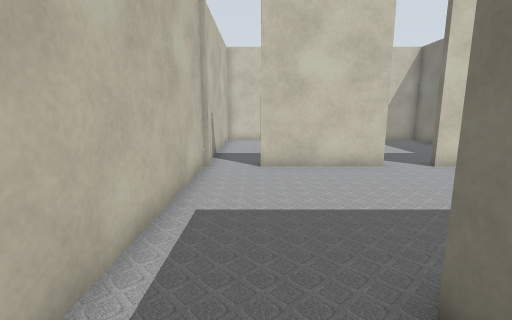
view 1 (above)

17 first-person views from a walk through a Gazebo world. The camera is 0.94 m above the floor, tilts 10° down and sees 85° across. The lines on the ground mark 1 m squares. The floor is counted in squares, 0.5 m on a side. Each view is taken from the middle of a square. On the plan, view 1 faces up. The plan holds only what a view shows up to about 16 squares ahead; the rest is blank. The place goes on beyond the plan.

view 2
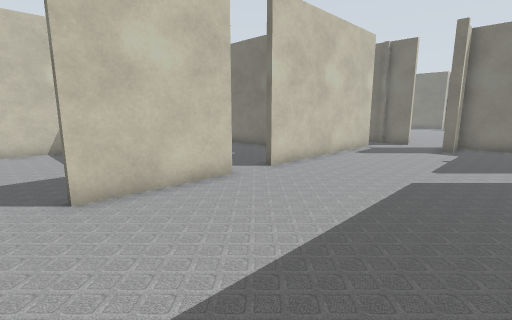

view 3
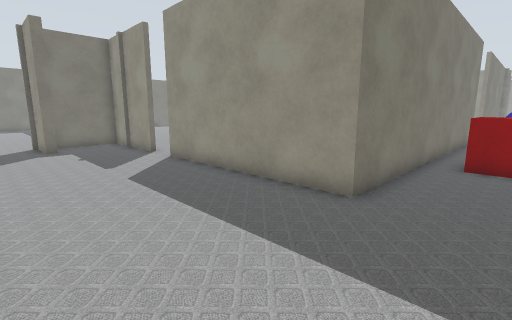

view 4
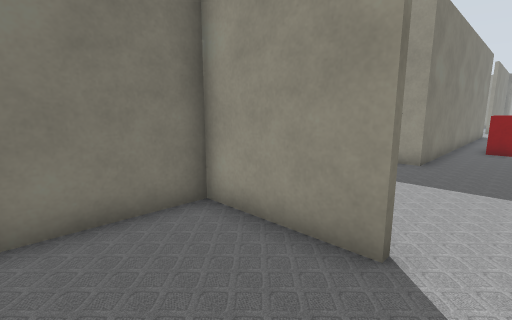

view 5
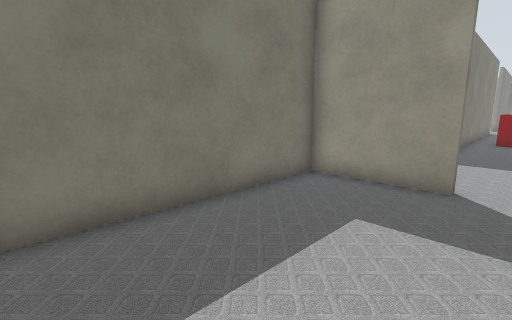

view 6
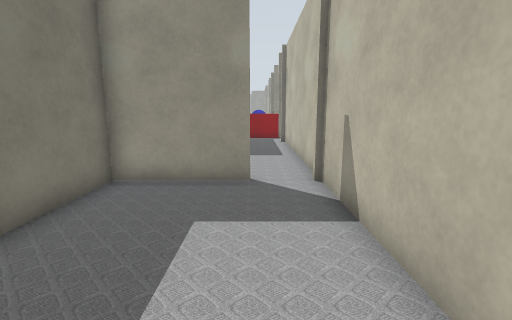

view 7
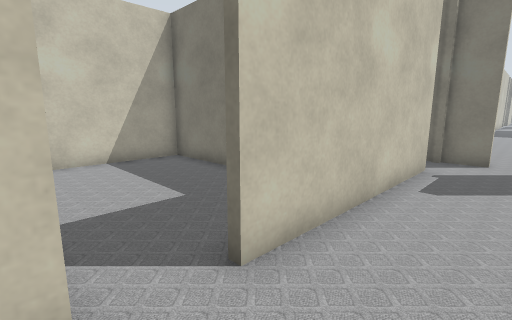

view 8
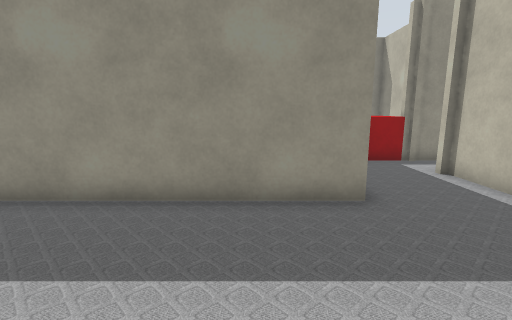

view 9
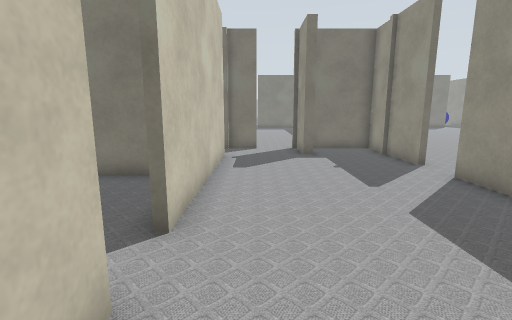

view 10
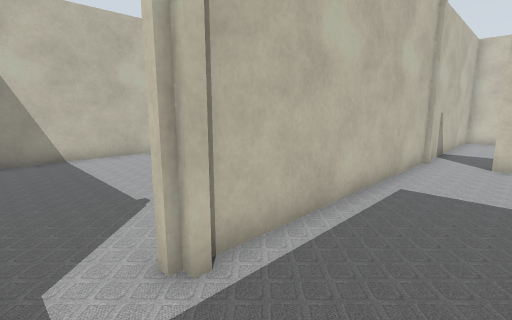

view 11
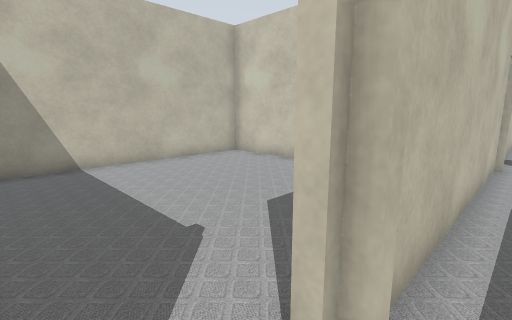

view 12
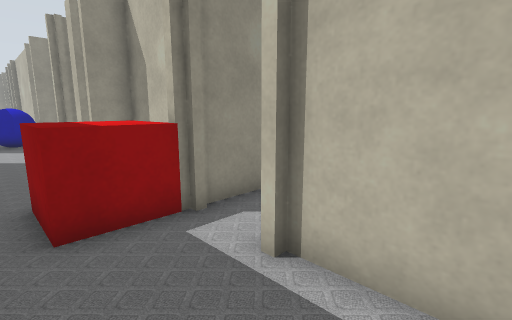

view 13
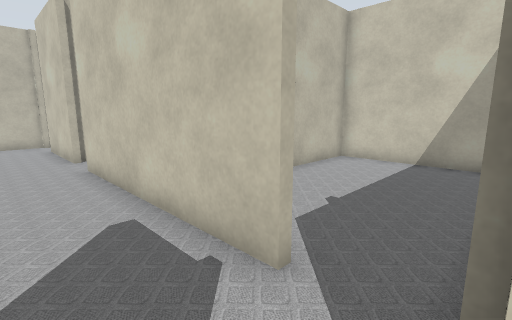

view 14
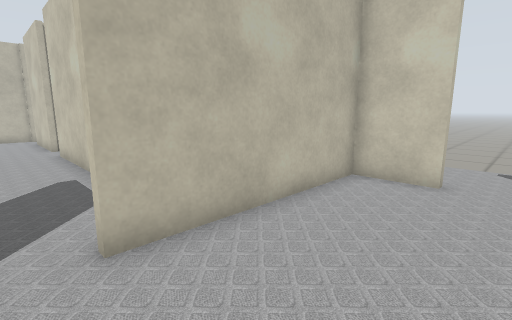

view 15
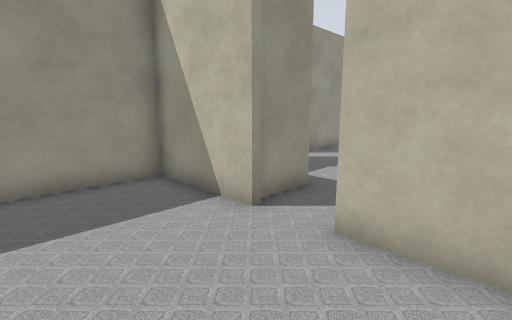

view 16
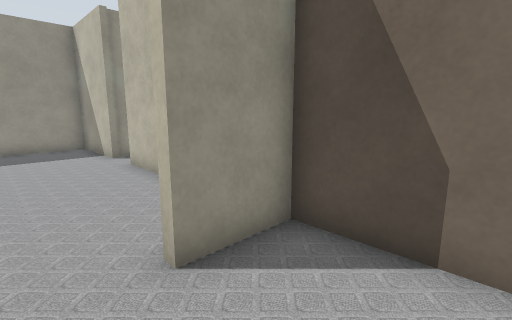

view 17
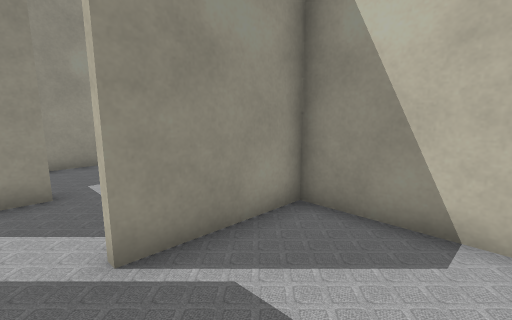

### Floor plan
Ten units are one square. View 1 is at (0, 0); x grows to the right and y downward. Boxes are objects, and circles mark ways between rooms. Rooms are numbered by the first view taken in them; rooms with no view inside come last. Other rooms are left out.
<svg viewBox="-33 -186 237 276">
<path fill="none" stroke="#000" d="M44 -94 1 -94M116 -23 141 -23M-18 -84 -18 2M140 -55 140 -59 161 -59M146 -23 160 -23M160 -22 160 -57 152 -57M141 -94 60 -94M-28 51 -28 76 -15 76M17 85 17 -23 99 -23M16 -178 -18 -178 -18 -95M1 -96 39 -96 39 -170M-18 -94 -18 -84M159 -62 163 -62 163 -22M160 -23 199 -23M185 -148 163 -148 163 -79M163 -181 163 -151 185 -151 185 -148M103 -130 103 -96 141 -96M150 -178 103 -178 103 -145M160 -79 160 -94M100 -111 100 -178 55 -178"/>
<rect x="-15" y="25" width="20" height="30" fill="#bbb"><title>other object</title></rect>
<circle cx="-10" cy="-95" r="3" fill="#2a7"/>
<circle cx="160" cy="-70" r="3" fill="#2a7"/>
<circle cx="150" cy="-95" r="3" fill="#2a7"/>
<circle cx="50" cy="-95" r="3" fill="#2a7"/>
<circle cx="195" cy="-150" r="3" fill="#2a7"/>
<text x="50" y="-30">1</text>
<text x="10" y="-140">2</text>
<text x="180" y="-80">3</text>
<text x="190" y="-170">4</text>
<text x="130" y="-140">5</text>
<text x="70" y="-140">6</text>
</svg>
Room 1 opens to room 2. Room 1 opens to room 3. Room 1 opens to room 5. Room 1 opens to room 6. Room 3 opens to room 4.

Where each view was taken, in squares from view 1:
view 1: 0 up, 0 right, facing up
view 2: 3 up, 1 left, facing up-right
view 3: 8 up, 1 left, facing down-right
view 4: 13 up, 1 left, facing down-right
view 5: 17 up, 1 left, facing down-right
view 6: 17 up, 0 right, facing down
view 7: 7 up, 4 right, facing up-right
view 8: 8 up, 4 right, facing down
view 9: 8 up, 2 right, facing right
view 10: 2 down, 1 right, facing up-left
view 11: 2 down, 1 left, facing up-left
view 12: 2 up, 1 right, facing down-left
view 13: 7 up, 16 right, facing up-left
view 14: 7 up, 20 right, facing up-left
view 15: 10 up, 20 right, facing down-left
view 16: 18 up, 20 right, facing down-left
view 17: 13 up, 15 right, facing down-left
